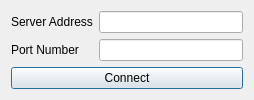
<?xml version="1.0" encoding="UTF-8"?>
<ui version="4.0">
 <class>Dialog</class>
 <widget class="QDialog" name="Dialog">
  <property name="geometry">
   <rect>
    <x>0</x>
    <y>0</y>
    <width>254</width>
    <height>96</height>
   </rect>
  </property>
  <property name="windowTitle">
   <string>Dialog</string>
  </property>
  <layout class="QGridLayout" name="gridLayout">
   <item row="0" column="0">
    <widget class="QLabel" name="label">
     <property name="text">
      <string>Server Address</string>
     </property>
    </widget>
   </item>
   <item row="0" column="1">
    <widget class="QLineEdit" name="lineEdit"/>
   </item>
   <item row="1" column="0">
    <widget class="QLabel" name="label_2">
     <property name="text">
      <string>Port Number</string>
     </property>
    </widget>
   </item>
   <item row="1" column="1">
    <widget class="QLineEdit" name="lineEdit_2"/>
   </item>
   <item row="2" column="0" colspan="2">
    <widget class="QPushButton" name="pushButton">
     <property name="text">
      <string>Connect</string>
     </property>
    </widget>
   </item>
  </layout>
 </widget>
 <resources/>
 <connections/>
</ui>
